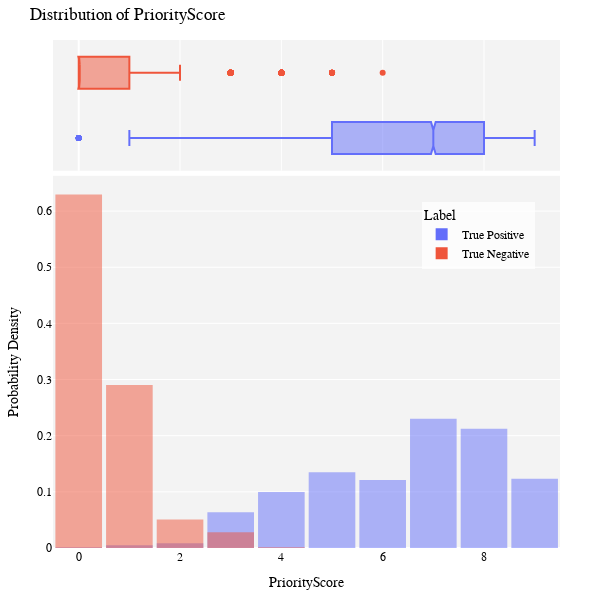

Source (notebook cell):
### Code cell
# Plot distribution of PriorityScore separately for TP and TN
# Plot distribution of PriorityScore separately for TP and TN
import plotly.express as px
import plotly.graph_objects as go

# Replace 0 and 1 with True Negative and True Positive in LABEL column
data2 = data.copy()
data2['LABEL'] = data2['LABEL'].replace({0: 'True Negative', 1: 'True Positive'})
# Plot distribution of PriorityScore
fig = px.histogram(data2, x='PriorityScore', color='LABEL', marginal='box', nbins=10, histnorm='probability density', barmode='overlay')
fig.update_layout(bargap=0.08)

# Annotate probabilitiy density on each bin
for i, bin in enumerate(fig.data):
    bin_value = bin.y
    try:
        bin_value = [f'{val:.2f}' for val in bin_value]
        fig.add_annotation(x=bin.x[0], y=bin_value[0], text=bin_value[0], showarrow=False, font=dict(family="Arial, sans-serif", size=12, color="black"))
        fig.add_annotation(x=bin.x[1], y=bin_value[1], text=bin_value[1], showarrow=False, font=dict(family="Arial, sans-serif", size=12, color="black"))
    except TypeError:
        pass

# Show all PriorityScore values in the x-axis
# fig.update_layout(bargap=1)

fig.update_layout(title='Distribution of PriorityScore',
                  xaxis_title='PriorityScore',
                  yaxis_title='Probability Density',
                  legend_title='Label',
                  plot_bgcolor='rgba(243, 243, 243, 1)',
                  paper_bgcolor='rgba(243, 243, 243, 0)',
                  font=dict(family="Arial, sans-serif", size=12, color="black"),
                  margin=dict(l=40, r=40, t=40, b=40))
fig.update_layout(width=600, height=600)

# Legend position
fig.update_layout(legend=dict(y=0.55, x=0.95, xanchor='right', yanchor='bottom',
                              bgcolor='rgba(255, 255, 255, 0.8)',
                              bordercolor='rgba(0, 0, 0, 0)',
                              font=dict(family="Arial, sans-serif", size=12, color="black")))
# Legend description
fig.for_each_trace(lambda t: t.update(name=t.name.replace("LABEL=", "")))

fig.write_html("distribution-priority-score.html")
fig.show()

### Figure 1 — Plotly figure (JSON) as saved in the notebook; plotly's stock layout.template omitted (floating-point values rounded to 4 significant figures; data arrays with more than 128 entries replaced by an {"elided": "..."} marker saying what was removed)
{"data": [{"alignmentgroup": "True", "bingroup": "x", "histnorm": "probability density", "hovertemplate": "LABEL=True Positive<br>PriorityScore=%{x}<br>probability density=%{y}<extra></extra>", "legendgroup": "True Positive", "marker": {"color": "#636efa", "opacity": 0.5, "pattern": {"shape": ""}}, "name": "True Positive", "nbinsx": 10, "offsetgroup": "True Positive", "orientation": "v", "showlegend": true, "type": "histogram", "x": {"elided": "10387 int values"}, "xaxis": "x", "yaxis": "y"}, {"alignmentgroup": "True", "hovertemplate": "LABEL=True Positive<br>PriorityScore=%{x}<extra></extra>", "legendgroup": "True Positive", "marker": {"color": "#636efa"}, "name": "True Positive", "notched": true, "offsetgroup": "True Positive", "showlegend": false, "type": "box", "x": {"elided": "10387 int values"}, "xaxis": "x2", "yaxis": "y2"}, {"alignmentgroup": "True", "bingroup": "x", "histnorm": "probability density", "hovertemplate": "LABEL=True Negative<br>PriorityScore=%{x}<br>probability density=%{y}<extra></extra>", "legendgroup": "True Negative", "marker": {"color": "#EF553B", "opacity": 0.5, "pattern": {"shape": ""}}, "name": "True Negative", "nbinsx": 10, "offsetgroup": "True Negative", "orientation": "v", "showlegend": true, "type": "histogram", "x": {"elided": "47342 int values"}, "xaxis": "x", "yaxis": "y"}, {"alignmentgroup": "True", "hovertemplate": "LABEL=True Negative<br>PriorityScore=%{x}<extra></extra>", "legendgroup": "True Negative", "marker": {"color": "#EF553B"}, "name": "True Negative", "notched": true, "offsetgroup": "True Negative", "showlegend": false, "type": "box", "x": {"elided": "47342 int values"}, "xaxis": "x2", "yaxis": "y2"}], "layout": {"bargap": 0.08, "barmode": "overlay", "font": {"color": "black", "family": "Arial, sans-serif", "size": 12}, "height": 600, "legend": {"bgcolor": "rgba(255, 255, 255, 0.8)", "bordercolor": "rgba(0, 0, 0, 0)", "font": {"color": "black", "family": "Arial, sans-serif", "size": 12}, "title": {"text": "Label"}, "tracegroupgap": 0, "x": 0.95, "xanchor": "right", "y": 0.55, "yanchor": "bottom"}, "margin": {"b": 40, "l": 40, "r": 40, "t": 40}, "paper_bgcolor": "rgba(243, 243, 243, 0)", "plot_bgcolor": "rgba(243, 243, 243, 1)", "title": {"text": "Distribution of PriorityScore"}, "width": 600, "xaxis": {"anchor": "y", "domain": [0, 1], "title": {"text": "PriorityScore"}}, "xaxis2": {"anchor": "y2", "domain": [0, 1], "matches": "x", "showgrid": true, "showticklabels": false}, "yaxis": {"anchor": "x", "domain": [0, 0.7326], "title": {"text": "Probability Density"}}, "yaxis2": {"anchor": "x2", "domain": [0.7426, 1], "matches": "y2", "showgrid": false, "showline": false, "showticklabels": false, "ticks": ""}}}
